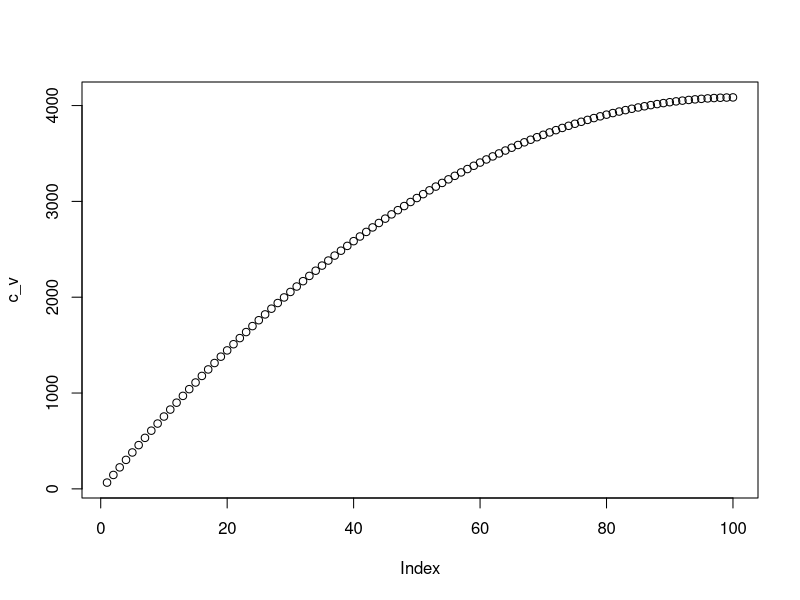
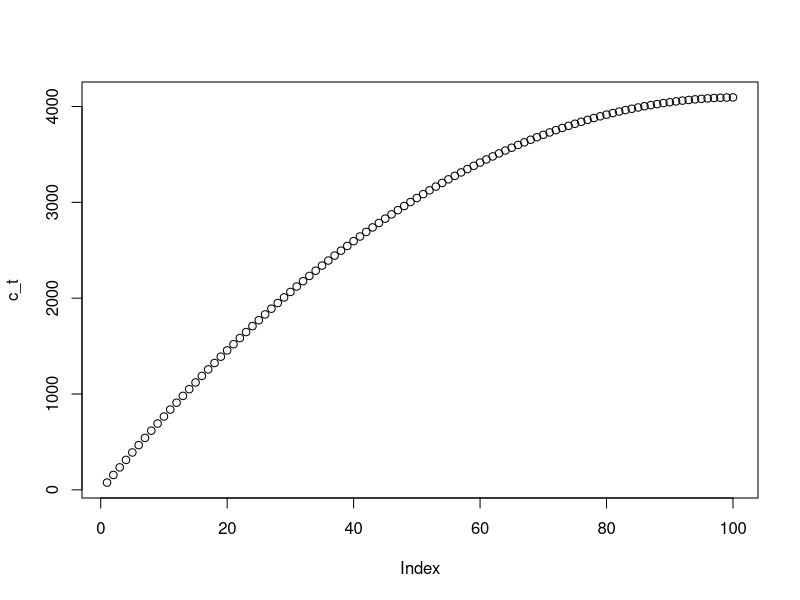
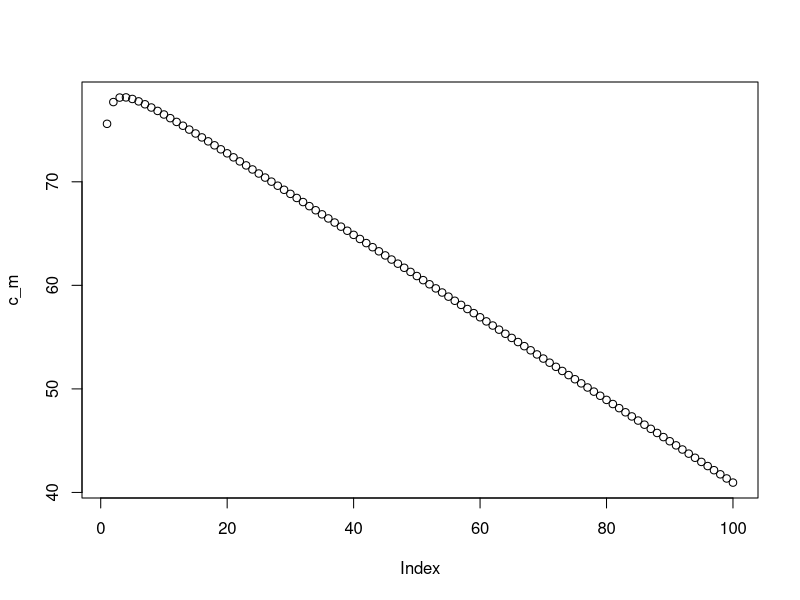
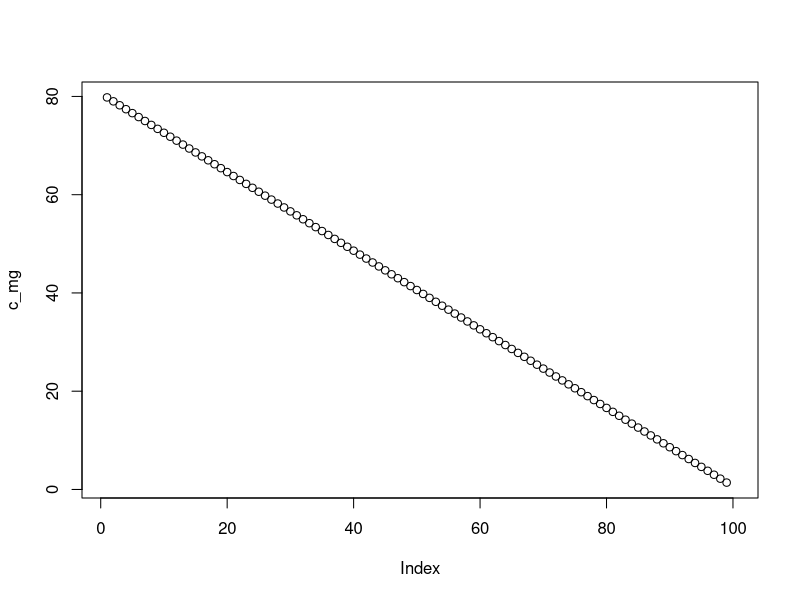
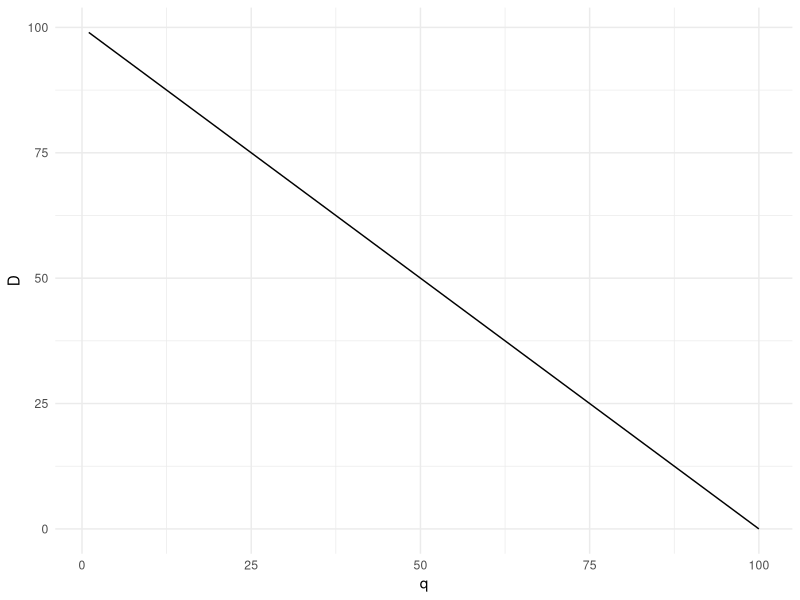
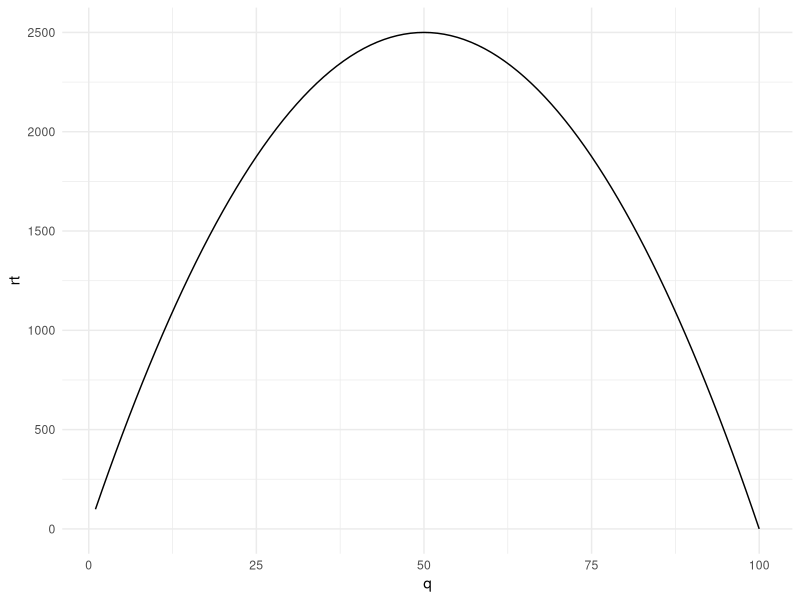
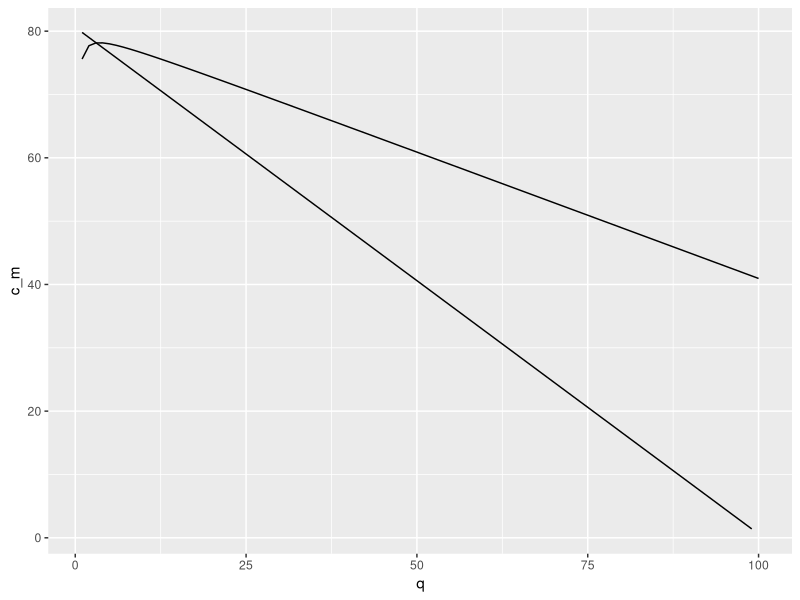
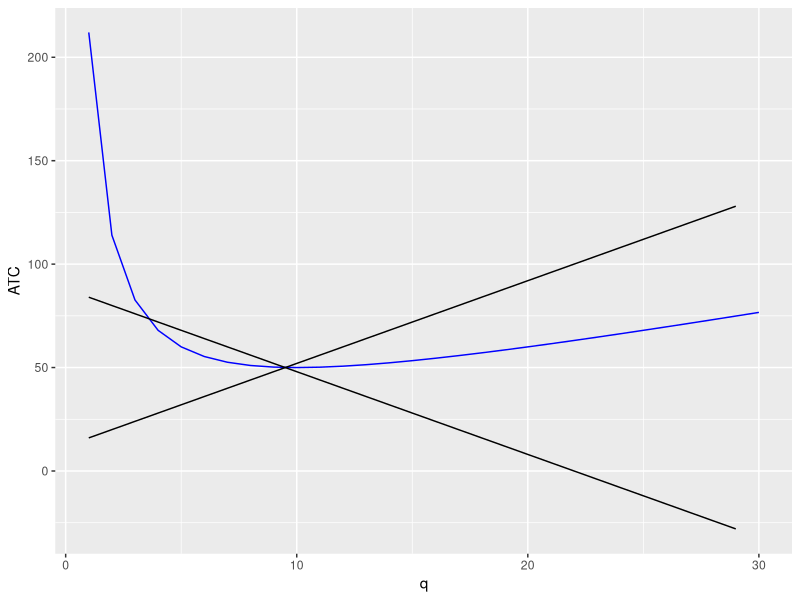

These figures' R source, in order:
library(tidyverse)

v_a = -1
v_l = 100
f_D <- function(q){v_a*q + v_l}
q <- 1:100
# qf = ??
D <- as.vector(do.call("rbind", parallel::mclapply(q, f_D)))

c_f = 10
# y = 29.2675 + 0.5727149*x - 0.006683462*x^2
c_v = -15 + 81*q - 0.4*q^2
# c_v = -15 +37*q -0.9*q^2
# c_v = log(q^4)
plot(c_v)
c_t = (c_f + c_v)
plot(c_t)
c_m = c_t/q
plot(c_m)

c_mg = NULL
for (i in q) {
  c_mg[i] <- (c_t[i+1]-c_t[i])/(q[i+1]-q[i])
}

plot(c_mg)


df1 <- data.frame(
  D = D,
  q = q
)

df2 <- data.frame(
  p = D,
  q = q,
  rt = D*q
)

df3 <- data.frame(
  q = q,
  c_m = c_m,
  c_mg = c_mg
)


# Funcao Demanda
ggplot(df1, aes(q, D))+
  geom_line()+
  theme_minimal()

# Funcao Receita
ggplot(df2, aes(q, rt))+
  geom_line()+
  theme_minimal()

# Funcao Custo
ggplot(df3, aes(q))+
  geom_line(aes(y = c_m))+
  geom_line(aes(y = c_mg))





# try again ---------------------------------------------------------------

q = 1:30
TR = (90*q - 2*q^2)
TC = 200 + 10*q +2*q^2
ATC = TC/q
PI = TR-TC
c_mg = NULL; for (i in q) {
  c_mg[i] <- (TC[i+1]-TC[i])/(q[i+1]-q[i])
}
c_mg
r_mg = NULL; for (i in q) {
  r_mg[i] <- (TR[i+1]-TR[i])/(q[i+1]-q[i])
}
r_mg




df <- data.frame(
  q,
  TR,
  TC,
  PI
)

ggplot(df, aes(x = q))+
#  geom_line(aes(y = TR))+
  geom_line(aes(y = ATC), color = "blue")+
#  geom_line(aes(y = TC))
  geom_line(aes(y = c_mg))+
  geom_line(aes(y = r_mg))
#  geom_line(aes(y = PI))

